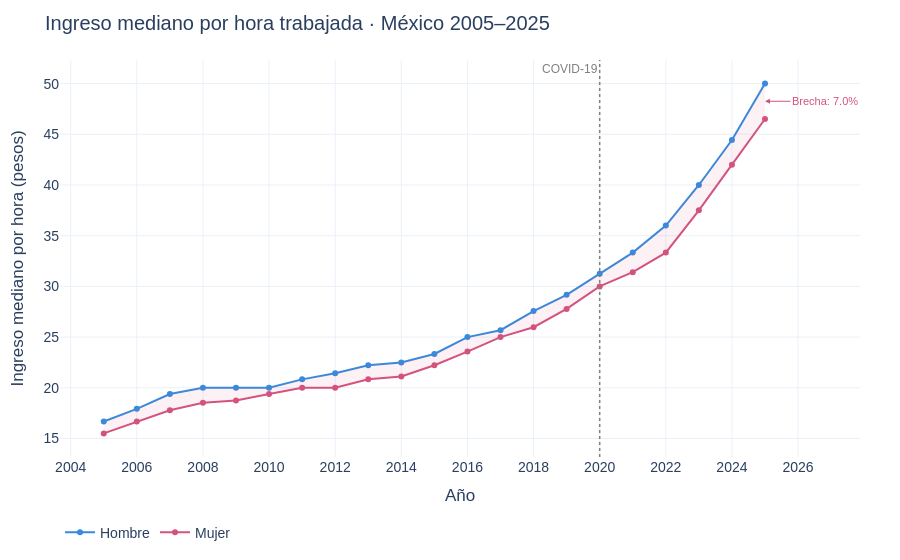

Notebook code for this chart:
### Markdown cell above
## G1 — Tendencia nacional 2005–2025

### Code cell
hombre = sn[sn['sexo']=='Hombre'].sort_values('anio')
mujer  = sn[sn['sexo']=='Mujer'].sort_values('anio')
med_lastyear=sn[sn['anio']==sn["anio"].max()]['mediana_nacional'].max()


fig1 = px.line(
    sn, x='anio', y='mediana_ing_hora', color='sexo',
    color_discrete_map=COLOR_MAPA, markers=True,
    labels={'anio':'Año','mediana_ing_hora':'Ingreso mediano por hora (pesos)','sexo':''},
    title='Ingreso mediano por hora trabajada · México 2005–2025',
)

# Área sombreada entre las dos líneas
fig1.add_trace(go.Scatter(
    x=list(hombre['anio']) + list(hombre['anio'])[::-1],
    y=list(hombre['mediana_ing_hora']) + list(mujer['mediana_ing_hora'])[::-1],
    fill='toself', fillcolor='rgba(212,83,126,0.08)',
    line=dict(color='rgba(255,255,255,0)'), showlegend=False, hoverinfo='skip',
))

fig1.add_vline(x=2020, line_dash='dot', line_color='gray', line_width=1.5,
               annotation_text='COVID-19', annotation_position='top left',
               annotation_font=dict(size=12, color='gray'))

ultimo = pivot_sn[pivot_sn['anio'] == pivot_sn['anio'].max()].iloc[0]

fig1.add_annotation(
    x=ultimo['anio'], y=(ultimo['Hombre'] + ultimo['Mujer']) / 2,
    text=f"Brecha: {ultimo['brecha_pct']}%",
    showarrow=True, arrowhead=2, ax=60, ay=0,
    font=dict(size=11, color=COLOR_MUJER), arrowcolor=COLOR_MUJER,
)

fig1.update_layout(
    template='plotly_white', hovermode='x unified',
    legend=dict(orientation='h', y=-0.15),
    xaxis=dict(dtick=2), margin=dict(t=60, b=60, l=60, r=40),
    font=dict(family='Arial, sans-serif', size=14),
)

# include_plotlyjs='cdn' hace el HTML pequeño (~20 KB en vez de 4.4 MB)
fig1.write_html(str(RUTA_DASH / 'g1_serie_nacional.html'), include_plotlyjs='cdn')
fig1.show()
print('G1 guardada.')

### Figure 1 — Plotly figure (JSON) as saved in the notebook; plotly's stock layout.template omitted (floating-point values rounded to 4 significant figures)
{"data": [{"hovertemplate": "=Hombre<br>Año=%{x}<br>Ingreso mediano por hora (pesos)=%{y}<extra></extra>", "legendgroup": "Hombre", "line": {"color": "#378ADD", "dash": "solid"}, "marker": {"symbol": "circle"}, "mode": "lines+markers", "name": "Hombre", "orientation": "v", "showlegend": true, "type": "scatter", "x": [2005, 2006, 2007, 2008, 2009, 2010, 2011, 2012, 2013, 2014, 2015, 2016, 2017, 2018, 2019, 2020, 2021, 2022, 2023, 2024, 2025], "xaxis": "x", "y": [16.67, 17.92, 19.38, 20.0, 20.0, 20.0, 20.83, 21.43, 22.22, 22.5, 23.33, 25.0, 25.68, 27.56, 29.17, 31.25, 33.33, 36.0, 40.0, 44.44, 50.0], "yaxis": "y"}, {"hovertemplate": "=Mujer<br>Año=%{x}<br>Ingreso mediano por hora (pesos)=%{y}<extra></extra>", "legendgroup": "Mujer", "line": {"color": "#D4537E", "dash": "solid"}, "marker": {"symbol": "circle"}, "mode": "lines+markers", "name": "Mujer", "orientation": "v", "showlegend": true, "type": "scatter", "x": [2005, 2006, 2007, 2008, 2009, 2010, 2011, 2012, 2013, 2014, 2015, 2016, 2017, 2018, 2019, 2020, 2021, 2022, 2023, 2024, 2025], "xaxis": "x", "y": [15.5, 16.67, 17.78, 18.52, 18.75, 19.38, 20.0, 20.0, 20.83, 21.11, 22.22, 23.57, 25.0, 25.97, 27.78, 30.0, 31.4, 33.33, 37.5, 42.0, 46.51], "yaxis": "y"}, {"fill": "toself", "fillcolor": "rgba(212,83,126,0.08)", "hoverinfo": "skip", "line": {"color": "rgba(255,255,255,0)"}, "showlegend": false, "type": "scatter", "x": [2005, 2006, 2007, 2008, 2009, 2010, 2011, 2012, 2013, 2014, 2015, 2016, 2017, 2018, 2019, 2020, 2021, 2022, 2023, 2024, 2025, 2025, 2024, 2023, 2022, 2021, 2020, 2019, 2018, 2017, 2016, 2015, 2014, 2013, 2012, 2011, 2010, 2009, 2008, 2007, 2006, 2005], "y": [16.67, 17.92, 19.38, 20, 20, 20, 20.83, 21.43, 22.22, 22.5, 23.33, 25, 25.68, 27.56, 29.17, 31.25, 33.33, 36, 40, 44.44, 50, 46.51, 42, 37.5, 33.33, 31.4, 30, 27.78, 25.97, 25, 23.57, 22.22, 21.11, 20.83, 20, 20, 19.38, 18.75, 18.52, 17.78, 16.67, 15.5]}], "layout": {"annotations": [{"font": {"color": "gray", "size": 12}, "showarrow": false, "text": "COVID-19", "x": 2020, "xanchor": "right", "xref": "x", "y": 1, "yanchor": "top", "yref": "y domain"}, {"arrowcolor": "#D4537E", "arrowhead": 2, "ax": 60, "ay": 0, "font": {"color": "#D4537E", "size": 11}, "showarrow": true, "text": "Brecha: 7.0%", "x": 2025, "y": 48.25}], "font": {"family": "Arial, sans-serif", "size": 14}, "hovermode": "x unified", "legend": {"orientation": "h", "title": {"text": ""}, "tracegroupgap": 0, "y": -0.15}, "margin": {"b": 60, "l": 60, "r": 40, "t": 60}, "shapes": [{"line": {"color": "gray", "dash": "dot", "width": 1.5}, "type": "line", "x0": 2020, "x1": 2020, "xref": "x", "y0": 0, "y1": 1, "yref": "y domain"}], "title": {"text": "Ingreso mediano por hora trabajada · México 2005–2025"}, "xaxis": {"anchor": "y", "domain": [0, 1], "dtick": 2, "title": {"text": "Año"}}, "yaxis": {"anchor": "x", "domain": [0, 1], "title": {"text": "Ingreso mediano por hora (pesos)"}}}}
